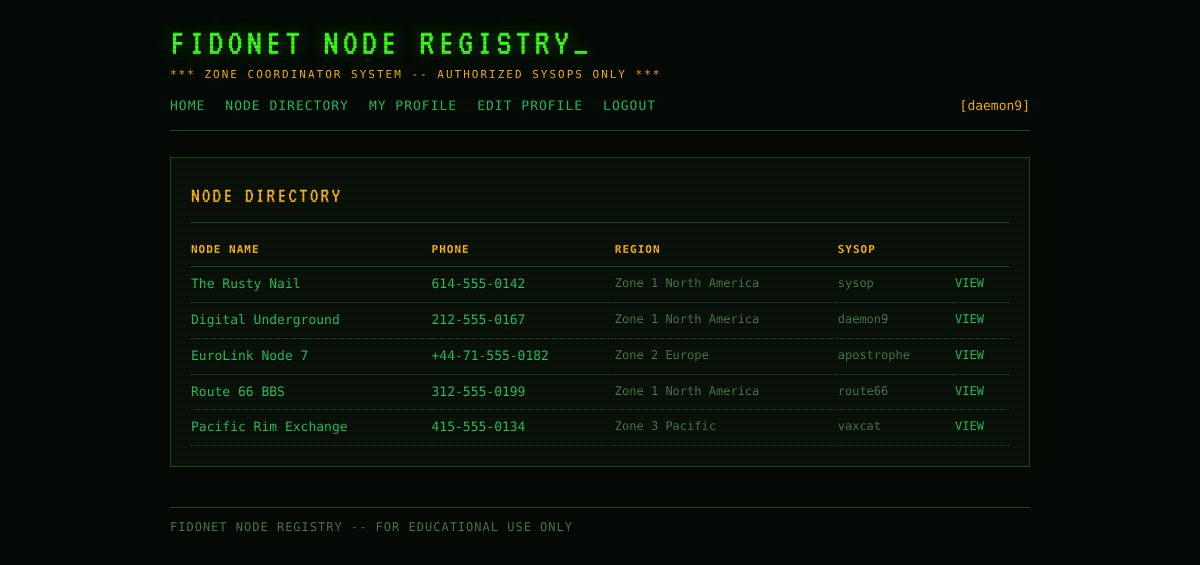
Before: /directory (signed in) with the older database file.
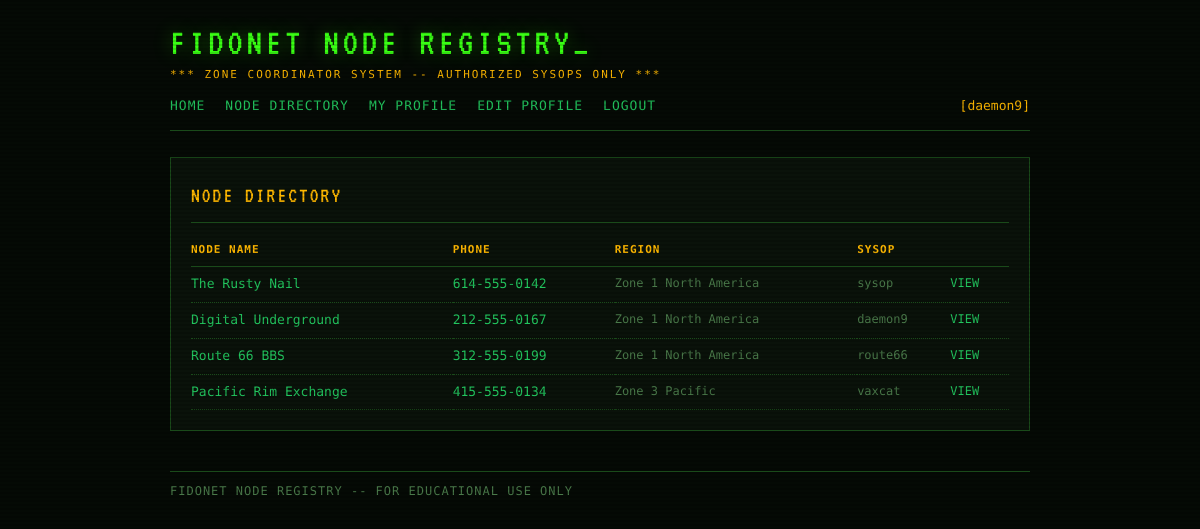
After: the same page with the newer database file.
### tables this page shows
CREATE TABLE users (
            id INTEGER PRIMARY KEY AUTOINCREMENT,
            username TEXT UNIQUE NOT NULL,
            password_hash TEXT NOT NULL,
            role TEXT NOT NULL DEFAULT 'user',
            region TEXT,
            joined INTEGER
        );

CREATE TABLE nodes (
            id INTEGER PRIMARY KEY AUTOINCREMENT,
            name TEXT NOT NULL,
            phone TEXT,
            region TEXT,
            description TEXT,
            owner_id INTEGER NOT NULL
        );

### app.py (the view)
@app.route('/directory')
def directory():
    current = get_current_user(request)
    if not current:
        flash('Please log in to view the directory.', 'error')
        return redirect(url_for('login'))
    all_nodes = node_repo.get_all()
    return render_template('directory.html', nodes=all_nodes, current_user=current)

### app.py (called while the page is built)
def get_current_user(req):
    token = req.cookies.get('bbs_token')
    if not token:
        return None
    return sessions.get(token)

    def fetchall(self, query, params=()):
        cursor = self._conn.cursor()
        cursor.execute(query, params)
        return cursor.fetchall()

    def get_all(self):
        return self._db.fetchall("""
            SELECT n.*, u.username AS owner_username
            FROM nodes n JOIN users u ON n.owner_id = u.id
            ORDER BY n.id
        """)

### templates/directory.html
{% extends "base.html" %}
{% block content %}
<div class="panel">
  <div class="panel-title">NODE DIRECTORY</div>
  {% if nodes %}
    <table class="data-table">
      <thead>
        <tr>
          <th>NODE NAME</th>
          <th>PHONE</th>
          <th>REGION</th>
          <th>SYSOP</th>
          <th></th>
        </tr>
      </thead>
      <tbody>
        {% for node in nodes %}
        <tr>
          <td class="name"><a href="{{ url_for('node_view', node_id=node.id) }}">{{ node.name }}</a></td>
          <td class="phone">{{ node.phone }}</td>
          <td class="meta">{{ node.region }}</td>
          <td class="meta">{{ node.owner_username }}</td>
          <td class="meta">
            {% if current_user %}
              <a href="{{ url_for('node_view', node_id=node.id) }}">VIEW</a>
            {% endif %}
          </td>
        </tr>
        {% endfor %}
      </tbody>
    </table>
  {% else %}
    <p style="color:var(--grey);">NO NODES REGISTERED.</p>
  {% endif %}
</div>
{% endblock %}

### templates/base.html (shortened to what this page needs)
<!DOCTYPE html>
<html lang="en">
<head>
  <link rel="stylesheet" href="{{ url_for('static', filename='css/style.css') }}">
</head>
<body>
<div class="page-wrap">
  <header class="site-header">
    <div class="site-title">FIDONET NODE REGISTRY<span class="blink">_</span></div>
    <div class="site-sub">*** ZONE COORDINATOR SYSTEM -- AUTHORIZED SYSOPS ONLY ***</div>
    <nav class="site-nav">
      <a href="{{ url_for('index') }}">HOME</a>
      <a href="{{ url_for('directory') }}">NODE DIRECTORY</a>
      {% if current_user %}
        <a href="{{ url_for('profile', user_id=current_user.user_id) }}">MY PROFILE</a>
        <a href="{{ url_for('profile_edit') }}">EDIT PROFILE</a>
        <a href="{{ url_for('logout') }}">LOGOUT</a>
        <span class="nav-handle">[{{ current_user.username }}]</span>
      {% else %}
        <a href="{{ url_for('login') }}">LOGIN</a>
        <a href="{{ url_for('register') }}">REGISTER</a>
      {% endif %}
    </nav>
  </header>
  <main>
    {% block content %}{% endblock %}
  </main>
  <footer class="site-footer">
    FIDONET NODE REGISTRY -- FOR EDUCATIONAL USE ONLY
  </footer>
</div>
</body>
</html>

### static/css/style.css (style rules this page uses)
:root { --bg: #050a05; --bg-panel: #0a120a; --green: #39ff14; --green-dim: #1a7a0a; --green-mid: #22c55e; --amber: #ffb800; --red: #ff3c3c; --grey: #4a7a4a; --text: #c8f5c8; --border: #1a4a1a; --font-mono: 'Share Tech Mono', monospace; --font-vt: 'VT323', monospace; }
* { box-sizing: border-box; margin: 0; padding: 0; }
body { background: var(--bg); color: var(--text); font-family: var(--font-mono); font-size: 14px; line-height: 1.6; min-height: 100vh; }
body::before { content: ''; position: fixed; inset: 0; background: repeating-linear-gradient( 0deg, transparent, transparent 2px, rgba(0,0,0,0.12) 2px, rgba(0,0,0,0.12) 4px ); pointer-events: none; z-index: 9999; }
.page-wrap { max-width: 900px; margin: 0 auto; padding: 24px 20px; }
.site-header { border-bottom: 1px solid var(--border); padding-bottom: 14px; margin-bottom: 26px; }
.site-title { font-family: var(--font-vt); font-size: 38px; color: var(--green); letter-spacing: 4px; line-height: 1; text-shadow: 0 0 18px rgba(57,255,20,0.35); }
.site-sub { color: var(--amber); font-size: 11px; letter-spacing: 2px; margin-top: 4px; }
.site-nav { margin-top: 12px; display: flex; gap: 20px; flex-wrap: wrap; align-items: center; }
.site-nav a { color: var(--green-mid); text-decoration: none; font-size: 13px; letter-spacing: 1px; }
.nav-handle { margin-left: auto; color: var(--amber); font-size: 13px; }
.panel { background: var(--bg-panel); border: 1px solid var(--border); padding: 20px; margin-bottom: 20px; }
.panel-title { font-family: var(--font-vt); font-size: 22px; color: var(--amber); letter-spacing: 2px; margin-bottom: 14px; border-bottom: 1px solid var(--border); padding-bottom: 8px; }
.data-table { width: 100%; border-collapse: collapse; font-size: 13px; }
.data-table th { text-align: left; color: var(--amber); font-size: 11px; letter-spacing: 1px; padding: 4px 8px 8px 0; border-bottom: 1px solid var(--border); }
.data-table td { padding: 7px 8px 7px 0; border-bottom: 1px dotted var(--border); vertical-align: top; }
.data-table td.name { color: var(--green); }
.data-table td.phone { color: var(--green-mid); }
.data-table td.meta { color: var(--grey); font-size: 12px; }
.site-footer { margin-top: 40px; border-top: 1px solid var(--border); padding-top: 10px; color: var(--grey); font-size: 12px; letter-spacing: 1px; }
.blink { animation: blink 1.1s step-end infinite; }
a { color: var(--green-mid); text-decoration: none; }

Changed rows visible on the page:
removed nodes: name "EuroLink Node 7", phone "+44-71-555-0182", region "Zone 2 Europe", owner_username "apostrophe"
